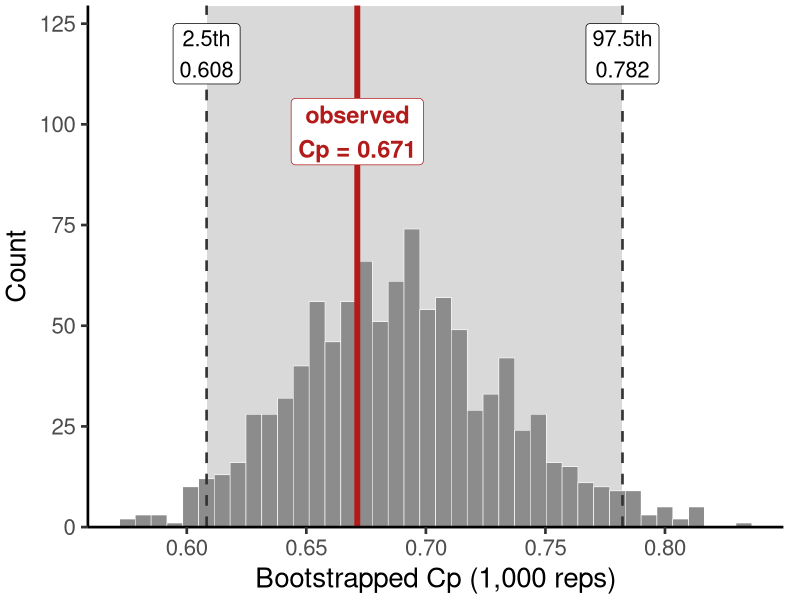

Generate this figure with R:
# slides_lesson_6_ci.R ------------------------------------------------------
#
# Feeds: Lesson 6 slide "Using Bootstrapped Sampling Distributions" (myqi).
# Bootstraps Cp for the onsen bathwater exactly as the slides do (1000
# resamples, set.seed(1), spec limits 42-50 C, sigma_short from the
# subgroups by time), then draws the bootstrap distribution with the
# observed Cp against its 2.5th-97.5th percentile interval.
# Run from the top of the repo:
#   Rscript functions/slides_lesson_6_ci.R
# Reads:  workshops/onsen.csv
# Writes: docs-v3/images/slides/lesson-6/gen_boot_ci.png

library(dplyr)
library(readr)
library(ggplot2)

red = "#B31B1B"
outdir = "docs-v3/images/slides/lesson-6"

# Capability index (centered, stable process)
cp = function(sigma_s, upper, lower){  abs(upper - lower) / (6*sigma_s)   }

water = read_csv("workshops/onsen.csv", show_col_types = FALSE)

# Observed Cp from the original sample
bands = water %>%
  group_by(time) %>%
  summarize(s = sd(temp)) %>%
  summarize(sigma_s = sqrt(mean(s^2))) %>%
  mutate(estimate = cp(sigma_s, upper = 50, lower = 42))

# 1000 bootstrap resamples of the whole data.frame
set.seed(1)
myboot = tibble(rep = 1:1000) %>%
  group_by(rep) %>%
  reframe(water) %>%
  sample_n(size = n(), replace = TRUE)

mybootstat = myboot %>%
  group_by(rep, time) %>%
  summarize(sigma_w = sd(temp), .groups = "drop") %>%
  group_by(rep) %>%
  summarize(sigma_s = sqrt(mean(sigma_w^2))) %>%
  mutate(estimate = cp(sigma_s, upper = 50, lower = 42))

myqi = mybootstat %>%
  summarize(
    cp = bands$estimate,
    lower = quantile(estimate, probs = 0.025),
    upper = quantile(estimate, probs = 0.975),
    se = sd(estimate))
print(myqi, digits = 3)

# Figure: bootstrap distribution, 95% percentile interval, observed Cp ------
g = ggplot(mybootstat, aes(x = estimate)) +
  annotate("rect", xmin = myqi$lower, xmax = myqi$upper, ymin = -Inf, ymax = Inf,
           fill = "grey85") +
  geom_histogram(bins = 40, fill = "grey55", color = "white", linewidth = 0.2) +
  geom_vline(xintercept = c(myqi$lower, myqi$upper), color = "grey20",
             linetype = "dashed", linewidth = 0.9) +
  geom_vline(xintercept = myqi$cp, color = red, linewidth = 2) +
  annotate("label", x = myqi$lower, y = Inf, vjust = 1.3, size = 5.5,
           label = sprintf("2.5th\n%.3f", myqi$lower), border.colour = NA) +
  annotate("label", x = myqi$upper, y = Inf, vjust = 1.3, size = 5.5,
           label = sprintf("97.5th\n%.3f", myqi$upper), border.colour = NA) +
  annotate("label", x = myqi$cp, y = Inf, vjust = 2.4, size = 6, color = red,
           fontface = "bold", label = sprintf("observed\nCp = %.3f", myqi$cp),
           border.colour = NA) +
  scale_y_continuous(expand = expansion(mult = c(0, 0.75))) +
  labs(x = "Bootstrapped Cp (1,000 reps)", y = "Count") +
  theme_classic(base_size = 20) +
  theme(plot.margin = margin(4, 12, 4, 4))
ggsave(file.path(outdir, "gen_boot_ci.png"), g, width = 5, height = 4.4, dpi = 150)
cat("Wrote", file.path(outdir, "gen_boot_ci.png"), "\n")
